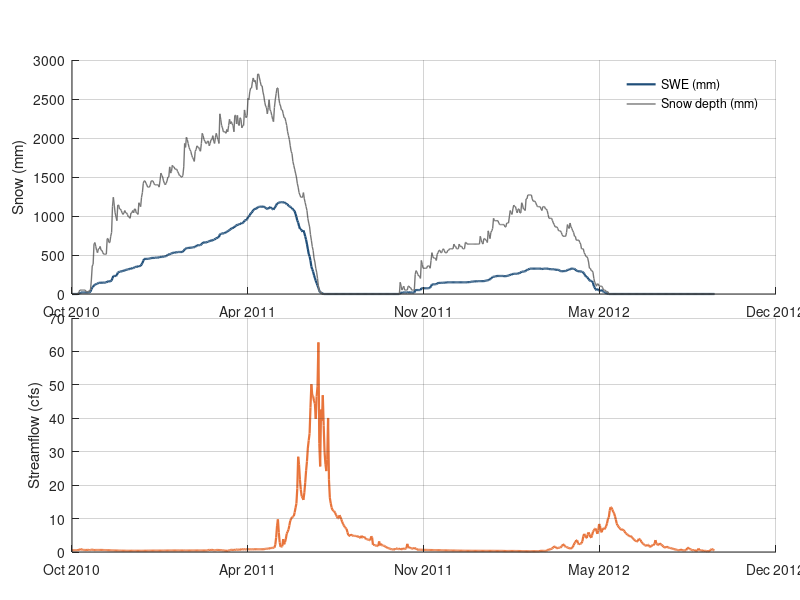

The MATLAB source for this figure:
% SNOTEL snow water equivalent, snow depth and USGS streamflow, WY2011–WY2012
% Chapter 6 draft; data supplied by chapter author (snotel1031_usgs06614800_WY2011_WY2012.csv)
% Run: run snotel_swe_streamflow.m  ->  figure_matlab.png (works in MATLAB and GNU Octave)
clear; close all;

fid = fopen('snotel1031_usgs06614800_WY2011_WY2012.csv'); fgetl(fid);
C = textscan(fid, '%s%f%f%f%f', 'Delimiter', ',', 'EmptyValue', NaN); fclose(fid);
a.date = C{1};
a.wy = C{2};
a.swe_mm = C{3};
a.depth_mm = C{4};
a.flow_cfs = C{5};
a.date = strrep(a.date, '"', '');
a.date = datenum(a.date, 'yyyy-mm-dd');
a_t0 = floor(min(a.date));  a.date = a.date - a_t0;   % offset keeps plotting precision (Octave uses single precision)

figure('Visible', 'off', 'Position', [100 100 800 600], 'Color', 'w');
axes('Position', [0.09 0.510 0.88 0.390]); hold on;
h0 = plot(a.date, a.swe_mm, '-', 'Color', [0.122, 0.306, 0.475], 'LineWidth', 1.6);
h1 = plot(a.date, a.depth_mm, '-', 'Color', [0.467, 0.467, 0.467], 'LineWidth', 1);
xt = get(gca, 'XTick'); set(gca, 'XTick', xt, 'XTickLabel', datestr(xt + a_t0, 'mmm yyyy'));
ylabel('Snow (mm)');
box off; grid on; set(gca, 'GridAlpha', 0.2, 'Layer', 'top');
legend([h0, h1], {'SWE (mm)', 'Snow depth (mm)'}, 'Location', 'northeast'); legend boxoff;

axes('Position', [0.09 0.080 0.88 0.390]); hold on;
h0 = plot(a.date, a.flow_cfs, '-', 'Color', [0.91, 0.455, 0.231], 'LineWidth', 1.6);
xt = get(gca, 'XTick'); set(gca, 'XTick', xt, 'XTickLabel', datestr(xt + a_t0, 'mmm yyyy'));
ylabel('Streamflow (cfs)');
box off; grid on; set(gca, 'GridAlpha', 0.2, 'Layer', 'top');

print('-dpng', '-r150', 'figure_matlab.png');
